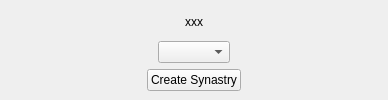
<ui version="4.0" >
 <class>SynastryChooserForm</class>
 <widget class="QWidget" name="SynastryChooserForm" >
  <property name="geometry" >
   <rect>
    <x>0</x>
    <y>0</y>
    <width>388</width>
    <height>100</height>
   </rect>
  </property>
  <property name="windowTitle" >
   <string>Create Synastry Horoscope</string>
  </property>
  <layout class="QVBoxLayout" >
   <property name="margin" >
    <number>9</number>
   </property>
   <property name="spacing" >
    <number>6</number>
   </property>
   <item>
    <widget class="QLabel" name="label" >
     <property name="text" >
      <string>xxx</string>
     </property>
     <property name="alignment" >
      <set>Qt::AlignCenter</set>
     </property>
    </widget>
   </item>
   <item>
    <layout class="QHBoxLayout" >
     <property name="margin" >
      <number>0</number>
     </property>
     <property name="spacing" >
      <number>6</number>
     </property>
     <item>
      <spacer>
       <property name="orientation" >
        <enum>Qt::Horizontal</enum>
       </property>
       <property name="sizeHint" >
        <size>
         <width>40</width>
         <height>20</height>
        </size>
       </property>
      </spacer>
     </item>
     <item>
      <widget class="QComboBox" name="partner_combo" />
     </item>
     <item>
      <spacer>
       <property name="orientation" >
        <enum>Qt::Horizontal</enum>
       </property>
       <property name="sizeHint" >
        <size>
         <width>40</width>
         <height>20</height>
        </size>
       </property>
      </spacer>
     </item>
    </layout>
   </item>
   <item>
    <layout class="QHBoxLayout" >
     <property name="margin" >
      <number>0</number>
     </property>
     <property name="spacing" >
      <number>6</number>
     </property>
     <item>
      <spacer>
       <property name="orientation" >
        <enum>Qt::Horizontal</enum>
       </property>
       <property name="sizeHint" >
        <size>
         <width>40</width>
         <height>20</height>
        </size>
       </property>
      </spacer>
     </item>
     <item>
      <widget class="QPushButton" name="ok_button" >
       <property name="text" >
        <string>Create Synastry</string>
       </property>
      </widget>
     </item>
     <item>
      <spacer>
       <property name="orientation" >
        <enum>Qt::Horizontal</enum>
       </property>
       <property name="sizeHint" >
        <size>
         <width>40</width>
         <height>20</height>
        </size>
       </property>
      </spacer>
     </item>
    </layout>
   </item>
  </layout>
 </widget>
 <resources/>
 <connections/>
</ui>
